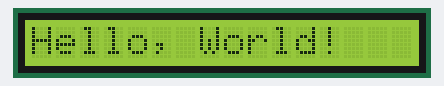
This sketch was run on a simulated Arduino Uno, built with avr-gcc and run on an emulated ATmega328P. On the bench: 16×1 character LCD.

Above: at 0.1 s.
At 3.1 s:
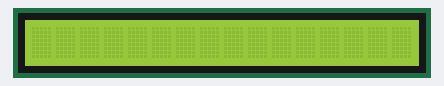

The sketch:

sketch_feb11b.ino
```cpp
/*********
  Rui Santos
  Complete project details at https://randomnerdtutorials.com
*********/

#include <LiquidCrystal_I2C.h>

// set the LCD number of columns and rows
int lcdColumns = 16;
int lcdRows = 1;

// set LCD address, number of columns and rows
// if you don't know your display address, run an I2C scanner sketch
LiquidCrystal_I2C lcd(0x27, lcdColumns, lcdRows);

void setup(){
  // initialize LCD
  lcd.init();
  // turn on LCD backlight
  lcd.backlight();
}

void loop(){
  // set cursor to first column, first row
  lcd.setCursor(0, 0);
  // print message
  lcd.print("Hello, World!");
  delay(3000);
  // clears the display to print new message
  lcd.clear();
  delay(3000);
  lcd.clear();
}
```

Measured:
- what the display in image 1 shows lasts 3.0 s, from 3.1 s to 6.1 s
